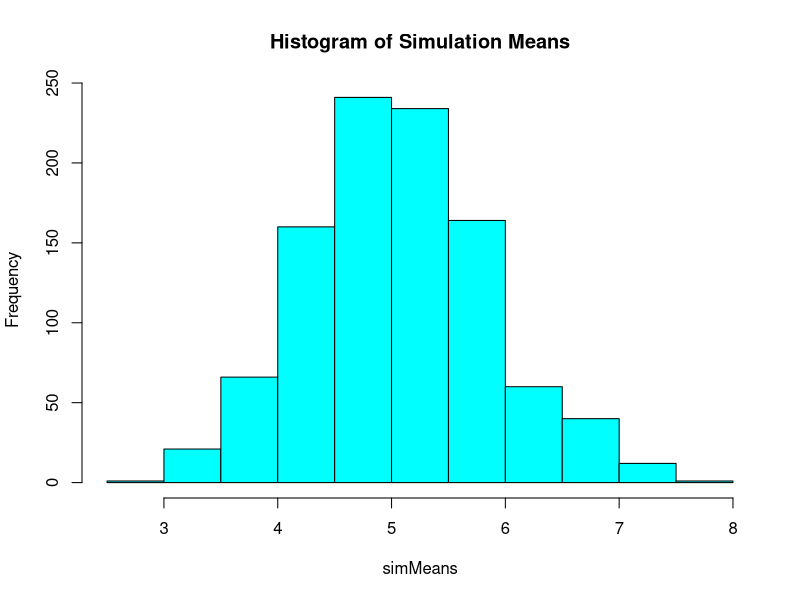
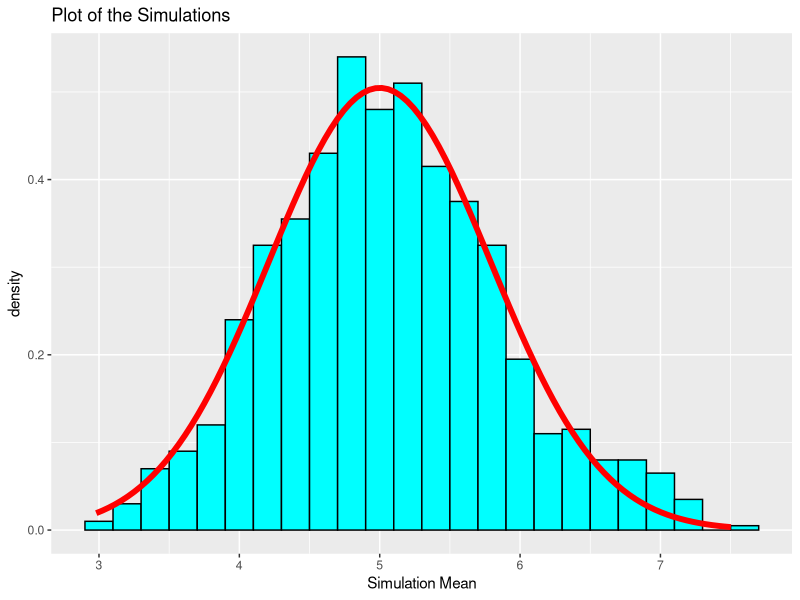
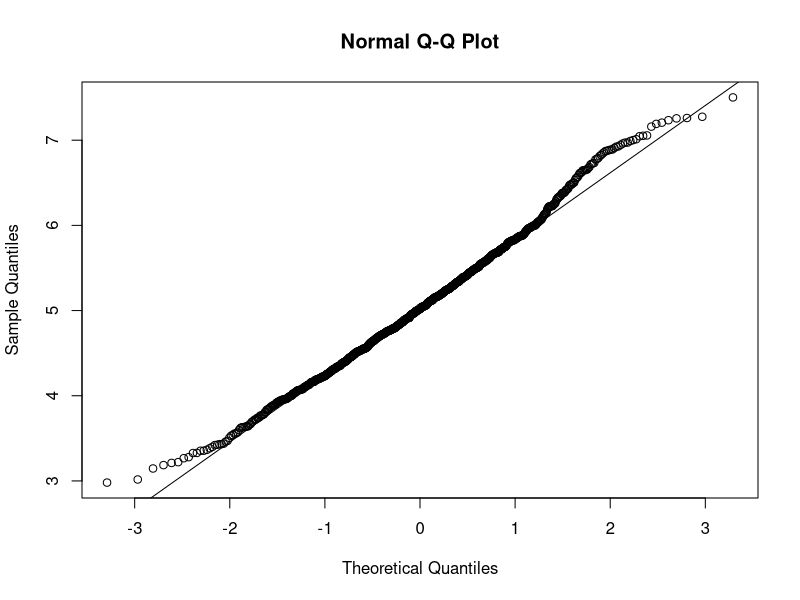

The R script that drew these images, in order:
## ---- chunk 1
knitr::opts_chunk$set(echo = TRUE)
## ---- chunk 2
set.seed(1337)
lambda = 0.2
exponentials = 40
## ---- chunk 3
simMeans = NULL
for (i in 1 : 1000) simMeans = c(simMeans, mean(rexp(exponentials, lambda)))
hist(simMeans, breaks = 10, col = "cyan", main="Histogram of Simulation Means")
## ---- chunk 4
mean(simMeans)
## ---- chunk 5
lambda^-1
## ---- chunk 6
abs(mean(simMeans)-lambda^-1)
## ---- chunk 7
var(simMeans)
## ---- chunk 8
(lambda * sqrt(exponentials))^-2
## ---- chunk 9
abs(var(simMeans)-(lambda * sqrt(exponentials))^-2)
## ---- chunk 10
library(ggplot2)
ggplot(data.frame(y=simMeans), aes(x=y)) + 
  geom_histogram(aes(y=..density..), binwidth=0.2, fill="cyan", color="black") +
  stat_function(fun=dnorm, args=list(mean=lambda^-1, sd=(lambda*sqrt(exponentials))^-1), size=2, colour="red") +
  labs(title="Plot of the Simulations", x="Simulation Mean")
## ---- chunk 11
qqnorm(simMeans); qqline(simMeans)
